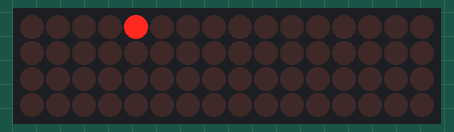
This sketch was run on a simulated Arduino Uno, built with avr-gcc and run on an emulated ATmega328P. Shown: 16×4 LED matrix. Wiring (inferred from the names in the program): LED cube drawn one layer per row (orientation assumed): layers pin 2, pin 3, pin 4, pin 5; columns pin 6, pin 7, pin 8, pin 9, pin 10, pin 11, pin 12, pin 13, A0, A1, A2, A3, A4, A5, pin 0, pin 1.

Above: at 0.26 s.
At 0.86 s:
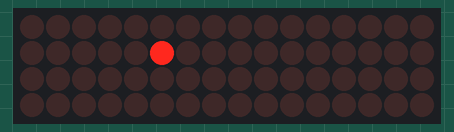
At 1.46 s:
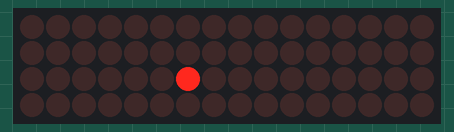
At 2.06 s:
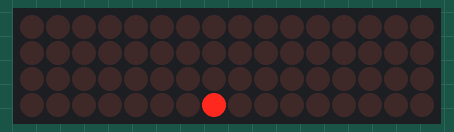
At 2.5 s:
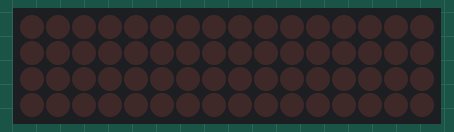
At 3.31 s:
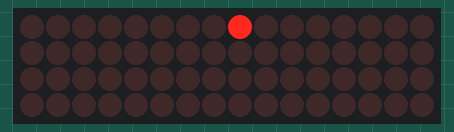

Measured:
- by itself, everything shown: repeats every 2.9 s, in 17 steps
- what the display in image 4 shows lasts 0.5 s, from 2.4 s to 2.9 s

The sketch:

LED_Cube_Diagonal_3D_Rotation.ino
```cpp
// 4×4×4 LED Cube – Diagonal 3D Rotation Only (Common‑Cathode w/ NPN Low‑Side)

// == Pin Definitions ==
const int columnPins[16] = {
  6,  7,  8,  9,
  10, 11, 12, 13,
  A0, A1, A2, A3,
  A4, A5, 0,  1
};
const int layerPins[4] = { 2, 3, 4, 5 };  // NPN transistor bases via resistors

// == Timing ==
const int ON_TIME   = 100;  // ms LED on per step
const int STEP_GAP  = 50;   // ms gap between steps
const int CYCLE_GAP = 500;  // ms pause after full rotation

void setup() {
  // All columns OFF (anodes LOW)
  for (int c = 0; c < 16; c++) {
    pinMode(columnPins[c], OUTPUT);
    digitalWrite(columnPins[c], LOW);
  }
  // All layers OFF (transistors off = LOW)
  for (int l = 0; l < 4; l++) {
    pinMode(layerPins[l], OUTPUT);
    digitalWrite(layerPins[l], LOW);
  }
}

void loop() {
  diagonal3DRotation();
  delay(CYCLE_GAP);
}

// 🔺 3D Diagonal Rotation (Common‑Cathode w/ NPN Low‑Side)
//   Lights one diagonal line per layer, rotating through layers.
void diagonal3DRotation() {
  // For each layer index i = 0..3
  for (int i = 0; i < 4; i++) {
    // For each of the 4 LEDs along the “diagonal” of layer i
    for (int j = 0; j < 4; j++) {
      int colIndex = j * 4 + (i % 4);  // maps to [0,5,10,15] when i=0, etc.

      // 1) Ensure this layer and column are off
      digitalWrite(columnPins[colIndex], LOW);
      digitalWrite(layerPins[i], LOW);

      // 2) Activate layer i
      digitalWrite(layerPins[i], HIGH);

      // 3) Light the diagonal LED at (layer i, column colIndex)
      digitalWrite(columnPins[colIndex], HIGH);

      // 4) Hold on
      delay(ON_TIME);

      // 5) Turn it off
      digitalWrite(columnPins[colIndex], LOW);
      digitalWrite(layerPins[i], LOW);

      // 6) Small gap before next LED
      delay(STEP_GAP);
    }
  }
}
```
